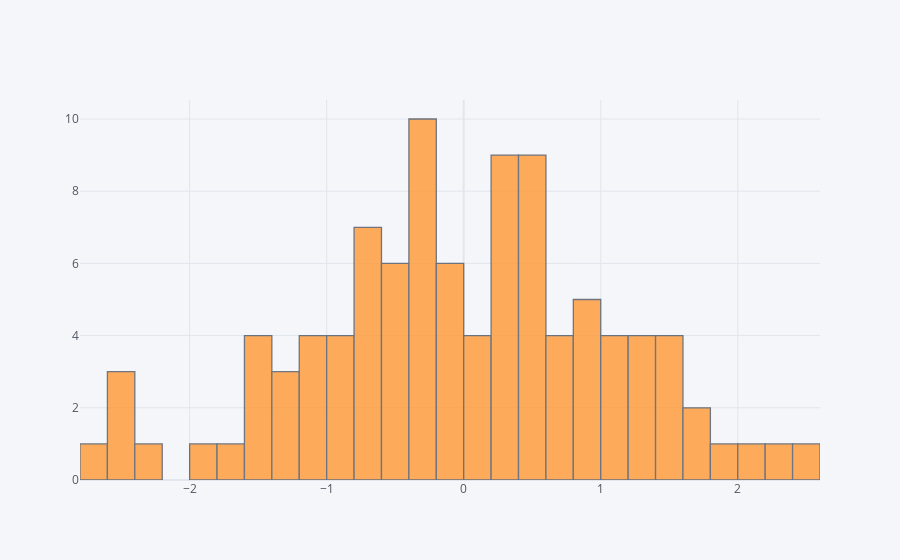

Source (notebook cell):
### Code cell
df['A'].iplot(kind='hist', bins=50)

### Figure 1 — Plotly figure (JSON) as saved in the notebook; plotly's stock layout.template omitted (floating-point values rounded to 4 significant figures)
{"data": [{"histfunc": "count", "histnorm": "", "marker": {"color": "rgba(255, 153, 51, 1.0)", "line": {"color": "#4D5663", "width": 1.3}}, "name": "A", "nbinsx": 50, "opacity": 0.8, "orientation": "v", "type": "histogram", "x": [-1.023, 1.109, -1.499, 1.877, -0.1584, 0.5637, 1.164, -2.545, -2.7, 0.831, -1.469, 2.487, 0.5278, -2.247, 0.9392, 0.3332, -0.2518, 0.5699, -0.9394, -0.5799, -1.112, -0.5506, 0.8432, -0.6699, 1.497, 0.8111, -1.421, -1.239, 0.7386, 0.3002, 0.3857, 0.7981, -1.092, -0.09948, -0.9575, -0.7941, 0.5013, 0.2418, -1.28, 0.3466, 2.068, -0.2675, -0.5863, -2.497, 0.2471, 1.552, -0.7815, -0.4864, 1.784, 1.377, -0.02898, 0.4855, 1.345, 0.9888, -0.05411, -0.8642, -0.2757, 1.529, 1.345, -1.877, -0.6671, -0.2922, 0.08052, -0.2655, 0.1744, -0.2022, 0.6085, -0.5399, -0.6486, 0.07623, -1.143, 0.5117, 0.5671, -1.556, 2.246, -0.2604, -1.682, -2.493, -0.08633, 1.444, -0.2011, 0.3439, 0.2607, 0.7921, 1.779, 0.5353, -0.1229, 1.198, -0.3173, 1.047, 0.3147, -0.6071, -0.736, 0.4008, 1.28, -0.2294, -0.5183, -0.8489, -1.387, 0.1818]}], "layout": {"barmode": "overlay", "legend": {"bgcolor": "#F5F6F9", "font": {"color": "#4D5663"}}, "paper_bgcolor": "#F5F6F9", "plot_bgcolor": "#F5F6F9", "title": {"font": {"color": "#4D5663"}}, "xaxis": {"gridcolor": "#E1E5ED", "showgrid": true, "tickfont": {"color": "#4D5663"}, "title": {"font": {"color": "#4D5663"}, "text": ""}, "zerolinecolor": "#E1E5ED"}, "yaxis": {"gridcolor": "#E1E5ED", "showgrid": true, "tickfont": {"color": "#4D5663"}, "title": {"font": {"color": "#4D5663"}, "text": ""}, "zerolinecolor": "#E1E5ED"}}}
